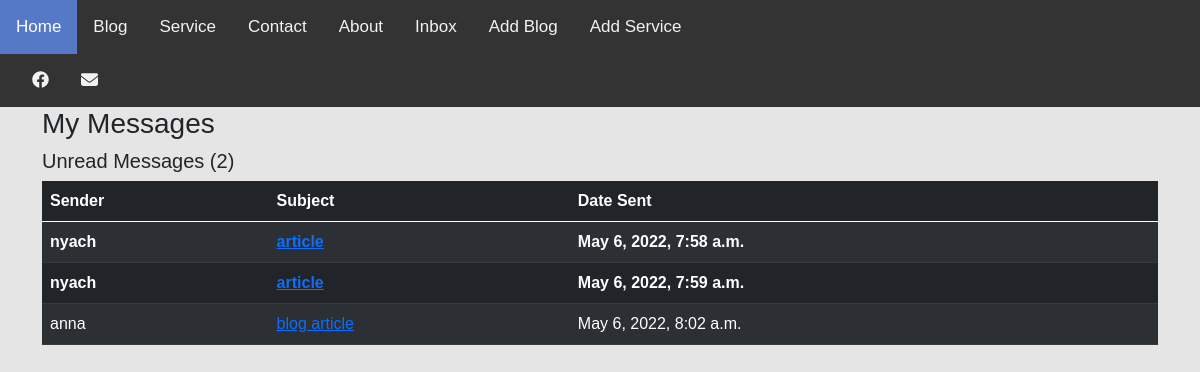
The page /inbox/ (signed in) on the database its author committed.
### base/models.py (models this page shows, shortened)
class Message(models.Model):
    name = models.CharField(max_length=200, null=True)
    email = models.CharField(max_length=200, null=True)
    subject = models.CharField(max_length=200, null=True)
    body = models.TextField()
    is_read = models.BooleanField(default=False)
    created = models.DateTimeField(auto_now_add=True)
    id = models.UUIDField(default=uuid.uuid4,  unique=True,
                          primary_key=True, editable=False)

### base/views.py (the view)
# urls.py: path('inbox/', views.inboxPage, name="inbox"),
def inboxPage(request):
    inbox = Message.objects.all().order_by('is_read')
    unreadCount = Message.objects.filter(is_read=False).count()
    context = {'inbox': inbox, 'unreadCount': unreadCount}
    return render(request, 'base/inbox.html', context)

### base/templates/base/inbox.html
{% extends 'base/main.html' %}
{% load static %}
{% block content %}
{% include 'base/navbar.html' %}
<div class="container">
    <h3>My Messages</h3>
    <h5>Unread Messages ({{unreadCount}})</h5>
    <table class="table table-dark table-striped">
        <thead>
            <tr>
                <th>Sender</th>
                <th>Subject</th>
                <th>Date Sent</th>
            </tr>
        </thead>
        <tbody>
            {% for message in inbox %}
            {% if message.is_read %}
            <tr>
                {% else %}
            <tr style="font-weight: 900;">
                {% endif %}
                <td>{{message.name}}</td>
                <td><a href="{% url 'message' message.id %}">{{message.subject}}</a></td>
                <td>{{message.created}}</td>
            </tr>
            {% endfor %}
        </tbody>
    </table>
</div>
{% endblock content %}

### static/styles/main.css (style rules this page uses)
body { background-color: #E5E5E5; }

### base/templates/base/navbar.html (style rules this page uses)
body { margin: 0; font-family: Arial, Helvetica, sans-serif; }

### rows shown on the page
Message: name "nyach", subject "article", created "May 6, 2022, 7:58 a.m."
Message: name "nyach", subject "article", created "May 6, 2022, 7:59 a.m."
Message: name "anna", subject "blog article", created "May 6, 2022, 8:02 a.m."

### other values the page prints
{{ unreadCount }} "2"
